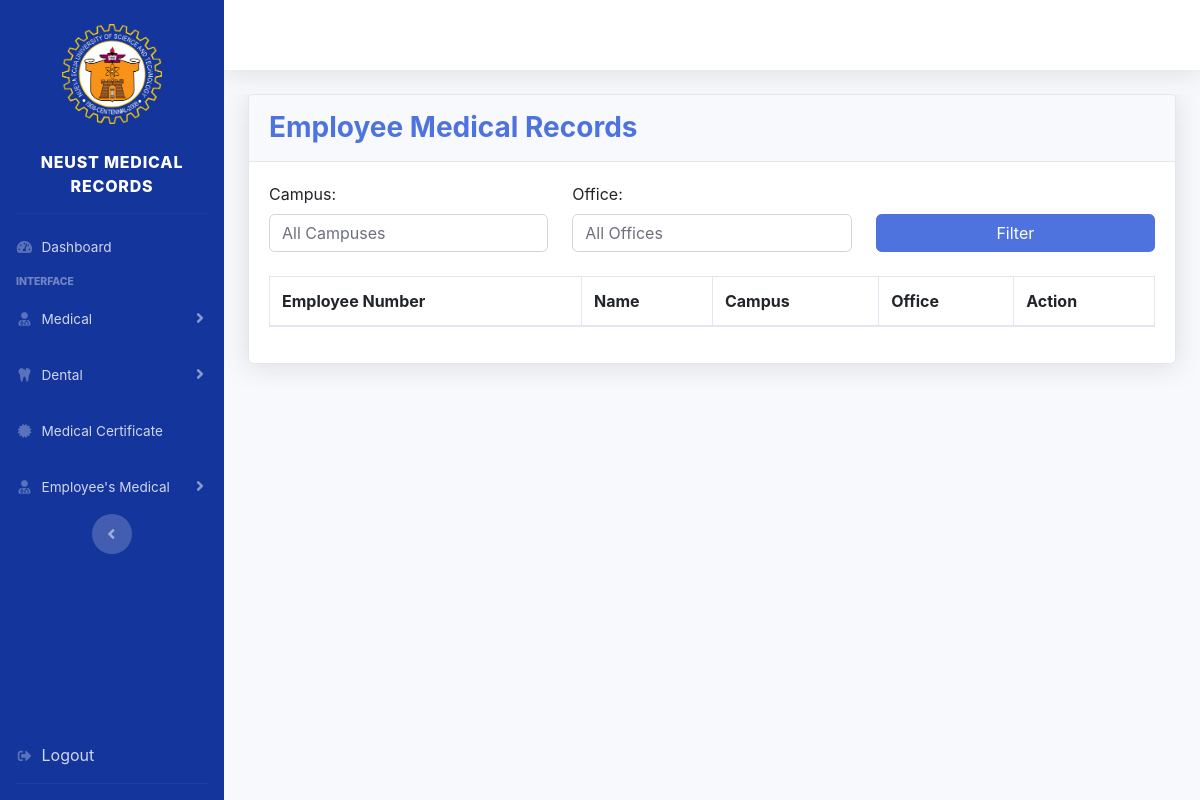
The app's page /frontend/emp_med_records.php (signed in), older data.
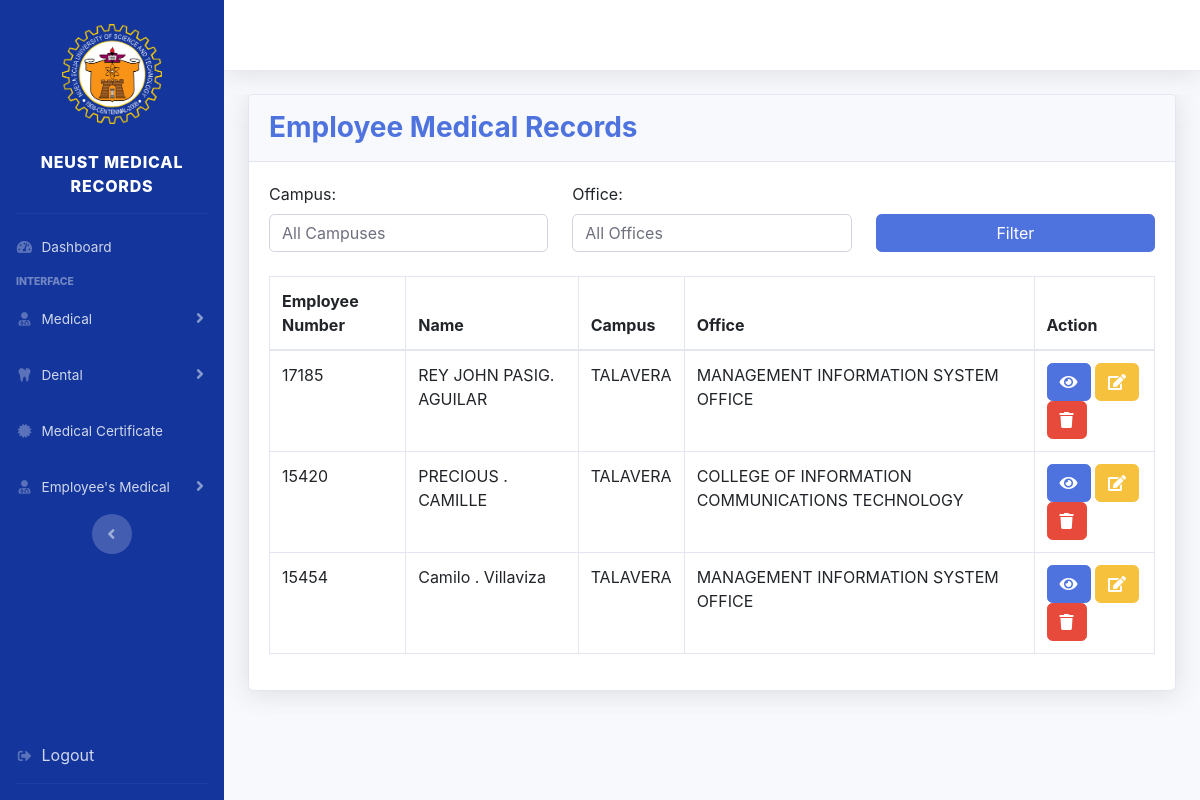
The same page, newer data.
### tables this page shows
CREATE TABLE `employee` (
  `emp_id` int(4) NOT NULL,
  `id_number` varchar(20) NOT NULL,
  `fname` varchar(30) NOT NULL,
  `mname` varchar(20) NOT NULL,
  `lname` varchar(30) NOT NULL,
  `position` varchar(200) NOT NULL,
  `office` varchar(100) NOT NULL,
  `campus` varchar(100) NOT NULL,
  `province` varchar(100) NOT NULL,
  `city` varchar(100) NOT NULL,
  `barangay` varchar(200) NOT NULL,
  `emc_person` varchar(100) NOT NULL,
  `emc_number` varchar(20) NOT NULL,
  `emc_address` varchar(200) NOT NULL,
  `emp_image` text DEFAULT NULL,
  `deleted_at` date DEFAULT NULL
);

### frontend/emp_med_records.php (the view, shortened to what this page needs)
<?php
include '../backend/db_connect.php';
$query = "
    SELECT emp_id, id_number, fname, mname, lname, position, office, campus, province, city, barangay,
           emc_person, emc_number, emc_address, emp_image
    FROM employee
    WHERE 1 = 1 and deleted_at is NULL
";
$result = mysqli_query($conn_medical, $query);
?>
<!DOCTYPE html>
<html lang="en">
<head>
    <link href="../vendor/fontawesome-free/css/all.min.css" rel="stylesheet">
    <link href="../css/sb-admin-2.css" rel="stylesheet">
    <link href="https://cdn.datatables.net/1.11.5/css/jquery.dataTables.min.css" rel="stylesheet">
    <link href="https://cdn.jsdelivr.net/npm/bootstrap@5.3.0/dist/css/bootstrap.min.css" rel="stylesheet">
</head>
<body id="page-top">
                    <div id="wrapper">
                        <?php include '../frontend/sidebar.php'; ?>
                         <div id="content-wrapper" class="d-flex flex-column">
        <div id="content">
            <nav class="navbar navbar-expand navbar-light bg-white topbar mb-4 static-top shadow">
            </nav>
                        <div id="content-wrapper" class="d-flex flex-column">
                            <div id="content">
                                <div class="container-fluid">
                                    <div class="card shadow mb-4">
                                        <div class="card-header py-3">
                                            <h3 class="m-0 font-weight-bold text-primary">Employee Medical Records</h3>
                                        </div>
                                        <div class="card-body">
                        <form method="GET" class="mb-4">
                         <div class="row align-items-end">
                             <div class="col-md-4">
                                 <label for="campus">Campus:</label>
                                     <select name="campus" id="campus" class="form-control">
                                           <option value="">All Campuses</option>
                                     </select>
                            </div>
        <div class="col-md-4">
            <label for="course">Office:</label>
            <select name="course" id="course" class="form-control">
                <option value="">All Offices</option>
            </select>
        </div>
        <div class="col-md-4">
            <button type="submit" class="btn btn-primary w-100">Filter</button>
        </div>
    </div>
</form>
                        <div class="table-responsive">
                            <table class="table table-bordered" id="dataTable">
                                <thead>
                                    <tr>
                                        <th>Employee Number</th>
                                        <th>Name</th>
                                        <th>Campus</th>
                                        <th>Office</th>
                                        <th>Action</th>
                                    </tr>
                                </thead>
                                <tbody>
                                    <?php while ($row = mysqli_fetch_assoc($result)) { ?>
                                        <tr>
                                            <td><?= $row['id_number']; ?></td>
                                            <td><?= $row['fname'] . " " . $row['mname'] . ". " . $row['lname']; ?></td>
                                            <td><?= $row['campus']; ?></td>
                                            <td><?= $row['office']; ?></td>
                                                <td>
                                         <button class="btn btn-primary" onclick="showDetails(<?php echo $row['emp_id']; ?>)" title="View Details">
                                          <i class="fas fa-eye"></i>
                                       </button>
                                         <button class="btn btn-warning" onclick="editRecord(<?php echo $row['emp_id']; ?>)" title="Edit Record">
                                         <i class="fas fa-edit"></i>
                                          </button>
                                         <button class="btn btn-danger" onclick="deleteRecord(<?php echo $row['emp_id']; ?>)" title="Delete Record">
                                         <i class="fas fa-trash"></i>
                                        </button>
                                        </td>
                                        </tr>
                                    <?php } ?>
                                </tbody>
                            </table>
                        </div>
                    </div>
                </div>
            </div>
        </div>
    </div>
</div>
</div>
</div>
</body>
</html>

### frontend/sidebar.php (shortened to what this page needs)
<ul class="navbar-nav bg-gradient-primary sidebar sidebar-dark accordion" id="accordionSidebar">
    <link href="../css/sb-admin-2.css" rel="stylesheet">
    <BR><img src="../img/neust.png" alt="Logo" class="neustlogo">
    <a class="sidebar-brand d-flex align-items-center justify-content-center" href="./m_dashboard.php">
        <div class="sidebar-brand-text mx-3">NEUST MEDICAL RECORDS</div>
    </a>
    <hr class="sidebar-divider my-1">
    <li class="nav-item">
        <a class="nav-link" href="../frontend/m_dashboard">
            <i class="fas fa-fw fa-tachometer-alt"></i>
            <span>Dashboard</span>
        </a>
    </li>
    <div class="sidebar-heading">
        Interface
    </div>
    <li class="nav-item">
        <a class="nav-link collapsed" href="#" data-toggle="collapse" data-target="#collapseMedical"
            aria-expanded="true" aria-controls="collapseMedical">
            <i class="fas fa-fw fa-user-md"></i>
            <span>Medical</span>
        </a>
    </li>
    <li class="nav-item">
        <a class="nav-link collapsed" href="#" data-toggle="collapse" data-target="#collapseDental" aria-expanded="true"
            aria-controls="collapseDental">
            <i class="fas fa-fw fa-tooth"></i>
            <span>Dental</span>
        </a>
    </li>
    <li class="nav-item">
        <a class="nav-link" href="../frontend/Medical_Certificate">
            <i class="fas fa-fw fa-certificate"></i>
            <span>Medical Certificate</span>
        </a>
    </li>
    <li class="nav-item">
        <a class="nav-link collapsed" href="#" data-toggle="collapse" data-target="#collapseEmpMedical"
            aria-expanded="true" aria-controls="collapseEmpMedical">
            <i class="fas fa-fw fa-user-md"></i>
            <span>Employee's Medical</span>
        </a>
    </li>
    <div class="text-center d-none d-md-inline">
        <button class="rounded-circle border-0" id="sidebarToggle"></button>
    </div>
    <li class="nav-item mt-auto">
        <a href="../backend/logout.php" class="nav-link" onclick="confirmLogout(event)">
            <i class="fas fa-fw fa-sign-out-alt"></i> Logout
        </a>
    </li>
    <hr class="sidebar-divider d-none d-md-block">
</ul>

Row changes from the older to the newer data that the page shows:
added employee: id_number "17185", fname "REY JOHN", mname "PASIG", lname "AGUILAR", campus "TALAVERA", office "MANAGEMENT INFORMATION SYSTEM OFFICE"
added employee: id_number "15420", fname "PRECIOUS", lname "CAMILLE", campus "TALAVERA", office "COLLEGE OF INFORMATION COMMUNICATIONS TECHNOLOGY"
added employee: id_number "15454", fname "Camilo", lname "Villaviza", campus "TALAVERA", office "MANAGEMENT INFORMATION SYSTEM OFFICE"
